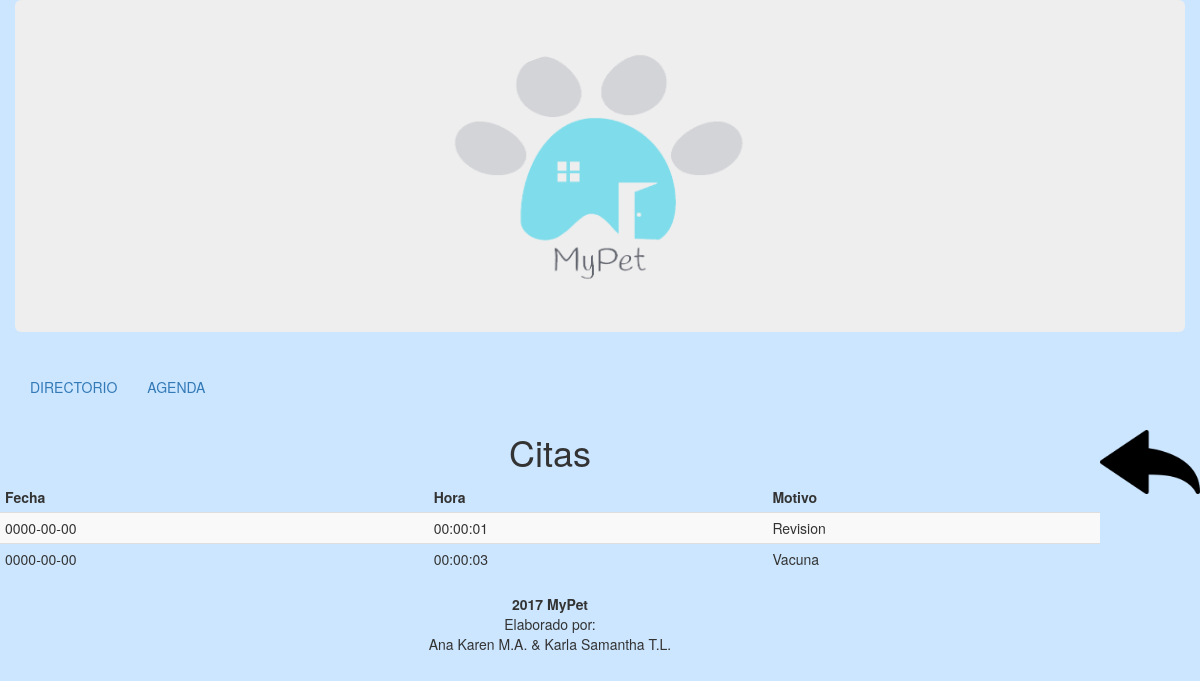
Page /mostrar_citas.php?id=2 on the committed database.
### tables this page shows
create table citas(
id_cita mediumint(8) not null auto_increment,
fecha date not null,
hora time not null,
motivo varchar(100) not null,
id mediumint(8) not null,
PRIMARY KEY(id_cita),
FOREIGN KEY(id) REFERENCES users(id)
);

### mostrar_citas.php (the view, shortened to what this page needs)
<!DOCTYPE html>
<html lang="en">
  <head>
    <link href="css/bootstrap.min.css" rel="stylesheet">
    <link href="css/style.css" rel="stylesheet">
  </head>
  <body style="background-color:#cce6ff;">
  <body>
   <div class="container-fluid">
	<div class="row">
		<div class="col-md-12">
			<div class="jumbotron">
  			<div class="container text-center">
    		 <img src="images/mypet.png" class="img-circle" alt="Cinque Terre" width="304" height="236">
  			</div>
			</div>
  <ul class="nav navbar-nav">
      <li><a href="index.php">DIRECTORIO</a></li>
   		<li><a href="agenda.php">AGENDA</a></li>
    	</ul>
        </div>
        </div>
        </div>
        <p><a href="index.php"><img src="images/atras.png" width="100" height="100" align="right"></a></p>
        <center>
        <h1 class="deen">Citas</h1>
        </center>
        <div class="table-responsive">
 		<table class="table table-striped table-borde table-hover table-condensed">
			<thead>
				<tr>
					<td><b>Fecha</b></td>
					<td><b>Hora</b></td>
					<td><b>Motivo</b></td>
				</tr>
		</thead>
				<tbody>
       <?php
	require('conexion1.php');
	$id=$_REQUEST["id"];
  $query="SELECT id_cita,fecha, hora, motivo FROM citas where id='$id'";
	$resultado=$mysqli->query($query);
		while($row=$resultado->fetch_assoc())
            {
            	  ?>
            	<tr>
              <td>
                <?php echo $row['fecha'];?>
              </td>
               <td>
                <?php echo $row['hora'];?>
              </td>
               <td>
                <?php echo $row['motivo'];?>
              </td>
              </tr>
            	   <?php
            }
	?>
				</tbody>
			</table>
      <footer>
      <p><CENTER><strong>2017 MyPet</strong><br>Elaborado por: <br>Ana Karen M.A. & Karla Samantha T.L.</CENTER></p>
      </footer>
		</body>
	</html>

### rows in the picture
citas: fecha "0000-00-00", hora "00:00:01", motivo "Revision"
citas: fecha "0000-00-00", hora "00:00:03", motivo "Vacuna"
